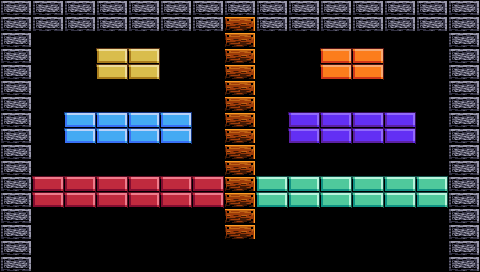

A 2D game scene composited from a Tiled map and its tileset images. What follows is a short description and the map's XML, with every tile layer's data as written:
An orthogonal 15x17 tile map with 32x16 px tiles, 1 tile layer (Tiles).

<map version="1.10" tiledversion="1.11.2" orientation="orthogonal" renderorder="right-down" width="15" height="17" tilewidth="32" tileheight="16" infinite="0" nextlayerid="4" nextobjectid="3">
 <tileset firstgid="1" source="Block.tsx" />
 <layer id="1" name="Tiles" width="15" height="17">
  <data encoding="csv">
78,78,78,78,78,78,78,78,78,78,78,78,78,78,78,
78,78,78,78,78,78,78,67,78,78,78,78,78,78,78,
78,0,0,0,0,0,0,67,0,0,0,0,0,0,78,
78,0,0,45,45,0,0,67,0,0,56,56,0,0,78,
78,0,0,45,45,0,0,67,0,0,56,56,0,0,78,
78,0,0,0,0,0,0,67,0,0,0,0,0,0,78,
78,0,0,0,0,0,0,67,0,0,0,0,0,0,78,
78,0,23,23,23,23,0,67,0,34,34,34,34,0,78,
78,0,23,23,23,23,0,67,0,34,34,34,34,0,78,
78,0,0,0,0,0,0,67,0,0,0,0,0,0,78,
78,0,0,0,0,0,0,67,0,0,0,0,0,0,78,
78,1,1,1,1,1,1,67,12,12,12,12,12,12,78,
78,1,1,1,1,1,1,67,12,12,12,12,12,12,78,
78,0,0,0,0,0,0,67,0,0,0,0,0,0,78,
78,0,0,0,0,0,0,67,0,0,0,0,0,0,78,
78,0,0,0,0,0,0,0,0,0,0,0,0,0,78,
78,0,0,0,0,0,0,0,0,0,0,0,0,0,78
</data>
 </layer>
</map>